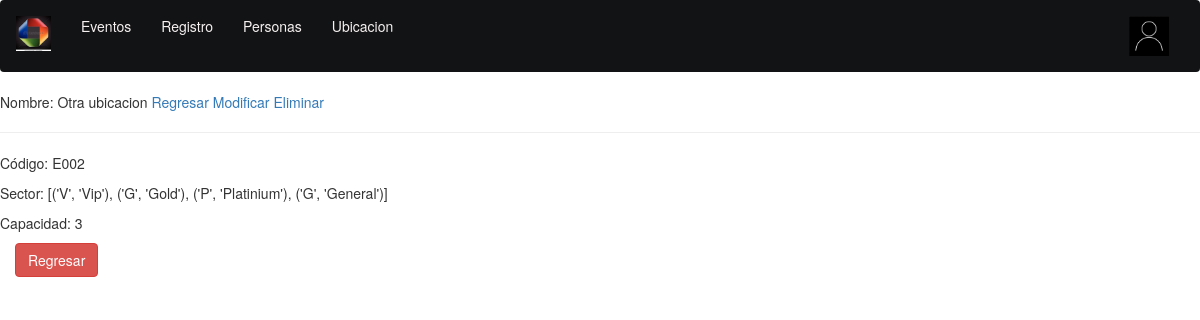
Screenshot of /ubicacion/ubicacion/2/ with the database file from the repository.
### ubicacion/models.py (models this page shows, shortened)
class Ubicacion(models.Model):
    id=models.AutoField(primary_key=True)
    codigo=models.CharField(max_length=5)
    zona=[
        ('V', 'Vip'),
        ('G', 'Gold'),
        ('P', 'Platinium'),
        ('G', 'General')]
    sector=models.CharField(max_length=1, choices=zona, default='V')
    nombre=models.CharField(max_length=30)
    capacidad=models.PositiveSmallIntegerField()

### ubicacion/views.py (the view)
# urls.py: path('ubicacion/<int:pk>/', views.UbicacionDetailView.as_view(), name='ubicacion_detail'),
class UbicacionDetailView(DetailView):
    model = Ubicacion
    template_name = 'ubicacion/ubicacion_detail.html'

### poli/templates/ubicacion/ubicacion_detail.html
{% extends 'base/base.html' %}
{% block content %}
    <h2">Nombre: {{ ubicacion.nombre }}</h2>
    <a href="{% url 'ubicacion:homeUbicacion' %}">Regresar</a>
    <a href="{% url 'ubicacion:ubicacion_update' ubicacion.pk %}">Modificar</a>
    <a href="{% url 'ubicacion:ubicacion_delete' ubicacion.pk %}">Eliminar</a>
    <hr />
    <p>Código: {{ ubicacion.codigo }}</p>
    <p>Sector: {{ ubicacion.zona }}</p>
    <p>Capacidad: {{ ubicacion.capacidad }}</p>
    <div class="col-sm-10">
        <a href="{% url 'ubicacion:homeUbicacion' %}" class="btn btn-danger">Regresar</a>
    </div>
{% endblock  %}

### rows the page displays
Ubicacion: nombre "Otra ubicacion", codigo "E002", zona "[('V', 'Vip'), ('G', 'Gold'), ('P', 'Platinium'), ('G', 'General')]", capacidad "3"
